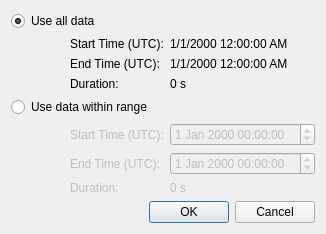
<?xml version="1.0" encoding="UTF-8"?>
<ui version="4.0">
 <class>DateTimeSubsetDialog</class>
 <widget class="QDialog" name="DateTimeSubsetDialog">
  <property name="geometry">
   <rect>
    <x>0</x>
    <y>0</y>
    <width>276</width>
    <height>225</height>
   </rect>
  </property>
  <property name="windowTitle">
   <string>Select Data Range</string>
  </property>
  <layout class="QGridLayout" name="gridLayout">
   <item row="4" column="0" colspan="3">
    <spacer name="verticalSpacer">
     <property name="orientation">
      <enum>Qt::Vertical</enum>
     </property>
     <property name="sizeHint" stdset="0">
      <size>
       <width>0</width>
       <height>0</height>
      </size>
     </property>
    </spacer>
   </item>
   <item row="0" column="0" colspan="3">
    <widget class="QRadioButton" name="useAllData">
     <property name="text">
      <string>Use all data</string>
     </property>
     <property name="checked">
      <bool>true</bool>
     </property>
    </widget>
   </item>
   <item row="5" column="0" colspan="3">
    <widget class="QDialogButtonBox" name="buttonBox">
     <property name="orientation">
      <enum>Qt::Horizontal</enum>
     </property>
     <property name="standardButtons">
      <set>QDialogButtonBox::Cancel|QDialogButtonBox::Ok</set>
     </property>
    </widget>
   </item>
   <item row="3" column="1" colspan="2">
    <layout class="QFormLayout" name="formLayout_2">
     <item row="2" column="0">
      <widget class="QLabel" name="durationLabel">
       <property name="enabled">
        <bool>false</bool>
       </property>
       <property name="text">
        <string>Duration:</string>
       </property>
      </widget>
     </item>
     <item row="2" column="1">
      <widget class="QLabel" name="duration">
       <property name="enabled">
        <bool>false</bool>
       </property>
       <property name="text">
        <string>0 s</string>
       </property>
      </widget>
     </item>
     <item row="1" column="0">
      <widget class="QLabel" name="endLabel">
       <property name="enabled">
        <bool>false</bool>
       </property>
       <property name="text">
        <string>End Time (UTC):</string>
       </property>
      </widget>
     </item>
     <item row="0" column="0">
      <widget class="QLabel" name="startLabel">
       <property name="enabled">
        <bool>false</bool>
       </property>
       <property name="text">
        <string>Start Time (UTC):</string>
       </property>
      </widget>
     </item>
     <item row="1" column="1">
      <widget class="QDateTimeEdit" name="endDateTime">
       <property name="enabled">
        <bool>false</bool>
       </property>
       <property name="wrapping">
        <bool>true</bool>
       </property>
      </widget>
     </item>
     <item row="0" column="1">
      <widget class="QDateTimeEdit" name="startDateTime">
       <property name="enabled">
        <bool>false</bool>
       </property>
       <property name="wrapping">
        <bool>true</bool>
       </property>
      </widget>
     </item>
    </layout>
   </item>
   <item row="3" column="0">
    <spacer name="horizontalSpacer">
     <property name="orientation">
      <enum>Qt::Horizontal</enum>
     </property>
     <property name="sizeType">
      <enum>QSizePolicy::Fixed</enum>
     </property>
     <property name="sizeHint" stdset="0">
      <size>
       <width>13</width>
       <height>13</height>
      </size>
     </property>
    </spacer>
   </item>
   <item row="2" column="0" colspan="3">
    <widget class="QRadioButton" name="useSubset">
     <property name="text">
      <string>Use data within range</string>
     </property>
    </widget>
   </item>
   <item row="1" column="1" colspan="2">
    <layout class="QFormLayout" name="formLayout_4">
     <item row="0" column="0">
      <widget class="QLabel" name="allStartLabel">
       <property name="text">
        <string>Start Time (UTC):</string>
       </property>
      </widget>
     </item>
     <item row="0" column="1">
      <widget class="QLabel" name="allStart">
       <property name="text">
        <string>1/1/2000 12:00:00 AM</string>
       </property>
      </widget>
     </item>
     <item row="1" column="0">
      <widget class="QLabel" name="allEndLabel">
       <property name="text">
        <string>End Time (UTC):</string>
       </property>
      </widget>
     </item>
     <item row="1" column="1">
      <widget class="QLabel" name="allEnd">
       <property name="text">
        <string>1/1/2000 12:00:00 AM</string>
       </property>
      </widget>
     </item>
     <item row="2" column="0">
      <widget class="QLabel" name="allDurationLabel">
       <property name="text">
        <string>Duration:</string>
       </property>
      </widget>
     </item>
     <item row="2" column="1">
      <widget class="QLabel" name="allDuration">
       <property name="text">
        <string>0 s</string>
       </property>
      </widget>
     </item>
    </layout>
   </item>
  </layout>
 </widget>
 <tabstops>
  <tabstop>useAllData</tabstop>
  <tabstop>useSubset</tabstop>
  <tabstop>startDateTime</tabstop>
  <tabstop>endDateTime</tabstop>
  <tabstop>buttonBox</tabstop>
 </tabstops>
 <resources/>
 <connections>
  <connection>
   <sender>buttonBox</sender>
   <signal>accepted()</signal>
   <receiver>DateTimeSubsetDialog</receiver>
   <slot>accept()</slot>
   <hints>
    <hint type="sourcelabel">
     <x>236</x>
     <y>215</y>
    </hint>
    <hint type="destinationlabel">
     <x>157</x>
     <y>165</y>
    </hint>
   </hints>
  </connection>
  <connection>
   <sender>buttonBox</sender>
   <signal>rejected()</signal>
   <receiver>DateTimeSubsetDialog</receiver>
   <slot>reject()</slot>
   <hints>
    <hint type="sourcelabel">
     <x>266</x>
     <y>215</y>
    </hint>
    <hint type="destinationlabel">
     <x>275</x>
     <y>165</y>
    </hint>
   </hints>
  </connection>
  <connection>
   <sender>useSubset</sender>
   <signal>toggled(bool)</signal>
   <receiver>startLabel</receiver>
   <slot>setEnabled(bool)</slot>
   <hints>
    <hint type="sourcelabel">
     <x>70</x>
     <y>107</y>
    </hint>
    <hint type="destinationlabel">
     <x>101</x>
     <y>134</y>
    </hint>
   </hints>
  </connection>
  <connection>
   <sender>useSubset</sender>
   <signal>toggled(bool)</signal>
   <receiver>startDateTime</receiver>
   <slot>setEnabled(bool)</slot>
   <hints>
    <hint type="sourcelabel">
     <x>139</x>
     <y>107</y>
    </hint>
    <hint type="destinationlabel">
     <x>265</x>
     <y>134</y>
    </hint>
   </hints>
  </connection>
  <connection>
   <sender>useSubset</sender>
   <signal>toggled(bool)</signal>
   <receiver>endLabel</receiver>
   <slot>setEnabled(bool)</slot>
   <hints>
    <hint type="sourcelabel">
     <x>122</x>
     <y>107</y>
    </hint>
    <hint type="destinationlabel">
     <x>106</x>
     <y>160</y>
    </hint>
   </hints>
  </connection>
  <connection>
   <sender>useSubset</sender>
   <signal>toggled(bool)</signal>
   <receiver>endDateTime</receiver>
   <slot>setEnabled(bool)</slot>
   <hints>
    <hint type="sourcelabel">
     <x>222</x>
     <y>107</y>
    </hint>
    <hint type="destinationlabel">
     <x>265</x>
     <y>160</y>
    </hint>
   </hints>
  </connection>
  <connection>
   <sender>useSubset</sender>
   <signal>toggled(bool)</signal>
   <receiver>durationLabel</receiver>
   <slot>setEnabled(bool)</slot>
   <hints>
    <hint type="sourcelabel">
     <x>95</x>
     <y>107</y>
    </hint>
    <hint type="destinationlabel">
     <x>73</x>
     <y>179</y>
    </hint>
   </hints>
  </connection>
  <connection>
   <sender>useSubset</sender>
   <signal>toggled(bool)</signal>
   <receiver>duration</receiver>
   <slot>setEnabled(bool)</slot>
   <hints>
    <hint type="sourcelabel">
     <x>200</x>
     <y>107</y>
    </hint>
    <hint type="destinationlabel">
     <x>265</x>
     <y>179</y>
    </hint>
   </hints>
  </connection>
  <connection>
   <sender>useAllData</sender>
   <signal>toggled(bool)</signal>
   <receiver>allStartLabel</receiver>
   <slot>setEnabled(bool)</slot>
   <hints>
    <hint type="sourcelabel">
     <x>54</x>
     <y>19</y>
    </hint>
    <hint type="destinationlabel">
     <x>60</x>
     <y>34</y>
    </hint>
   </hints>
  </connection>
  <connection>
   <sender>useAllData</sender>
   <signal>toggled(bool)</signal>
   <receiver>allStart</receiver>
   <slot>setEnabled(bool)</slot>
   <hints>
    <hint type="sourcelabel">
     <x>167</x>
     <y>17</y>
    </hint>
    <hint type="destinationlabel">
     <x>168</x>
     <y>38</y>
    </hint>
   </hints>
  </connection>
  <connection>
   <sender>useAllData</sender>
   <signal>toggled(bool)</signal>
   <receiver>allEndLabel</receiver>
   <slot>setEnabled(bool)</slot>
   <hints>
    <hint type="sourcelabel">
     <x>89</x>
     <y>14</y>
    </hint>
    <hint type="destinationlabel">
     <x>80</x>
     <y>54</y>
    </hint>
   </hints>
  </connection>
  <connection>
   <sender>useAllData</sender>
   <signal>toggled(bool)</signal>
   <receiver>allEnd</receiver>
   <slot>setEnabled(bool)</slot>
   <hints>
    <hint type="sourcelabel">
     <x>150</x>
     <y>16</y>
    </hint>
    <hint type="destinationlabel">
     <x>149</x>
     <y>60</y>
    </hint>
   </hints>
  </connection>
  <connection>
   <sender>useAllData</sender>
   <signal>toggled(bool)</signal>
   <receiver>allDurationLabel</receiver>
   <slot>setEnabled(bool)</slot>
   <hints>
    <hint type="sourcelabel">
     <x>98</x>
     <y>18</y>
    </hint>
    <hint type="destinationlabel">
     <x>70</x>
     <y>76</y>
    </hint>
   </hints>
  </connection>
  <connection>
   <sender>useAllData</sender>
   <signal>toggled(bool)</signal>
   <receiver>allDuration</receiver>
   <slot>setEnabled(bool)</slot>
   <hints>
    <hint type="sourcelabel">
     <x>197</x>
     <y>14</y>
    </hint>
    <hint type="destinationlabel">
     <x>187</x>
     <y>73</y>
    </hint>
   </hints>
  </connection>
 </connections>
</ui>
